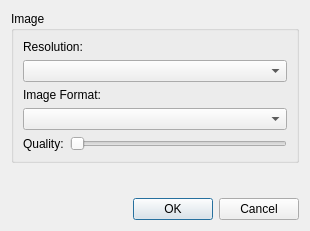
<?xml version="1.0" encoding="UTF-8"?>
<ui version="4.0">
 <class>ImageSettingsUi</class>
 <widget class="QDialog" name="ImageSettingsUi">
  <property name="geometry">
   <rect>
    <x>0</x>
    <y>0</y>
    <width>310</width>
    <height>231</height>
   </rect>
  </property>
  <property name="windowTitle">
   <string>Image Settings</string>
  </property>
  <layout class="QGridLayout" name="gridLayout">
   <item row="0" column="0">
    <widget class="QGroupBox" name="groupBox_2">
     <property name="title">
      <string>Image</string>
     </property>
     <layout class="QGridLayout" name="gridLayout_2">
      <item row="0" column="0" colspan="2">
       <widget class="QLabel" name="label_8">
        <property name="text">
         <string>Resolution:</string>
        </property>
       </widget>
      </item>
      <item row="1" column="0" colspan="2">
       <widget class="QComboBox" name="imageResolutionBox"/>
      </item>
      <item row="2" column="0" colspan="2">
       <widget class="QLabel" name="label_6">
        <property name="text">
         <string>Image Format:</string>
        </property>
       </widget>
      </item>
      <item row="3" column="0" colspan="2">
       <widget class="QComboBox" name="imageCodecBox"/>
      </item>
      <item row="4" column="0">
       <widget class="QLabel" name="label_7">
        <property name="text">
         <string>Quality:</string>
        </property>
       </widget>
      </item>
      <item row="4" column="1">
       <widget class="QSlider" name="imageQualitySlider">
        <property name="maximum">
         <number>4</number>
        </property>
        <property name="orientation">
         <enum>Qt::Horizontal</enum>
        </property>
       </widget>
      </item>
     </layout>
    </widget>
   </item>
   <item row="1" column="0">
    <spacer name="verticalSpacer">
     <property name="orientation">
      <enum>Qt::Vertical</enum>
     </property>
     <property name="sizeHint" stdset="0">
      <size>
       <width>20</width>
       <height>14</height>
      </size>
     </property>
    </spacer>
   </item>
   <item row="2" column="0">
    <widget class="QDialogButtonBox" name="buttonBox">
     <property name="orientation">
      <enum>Qt::Horizontal</enum>
     </property>
     <property name="standardButtons">
      <set>QDialogButtonBox::Cancel|QDialogButtonBox::Ok</set>
     </property>
    </widget>
   </item>
  </layout>
 </widget>
 <resources/>
 <connections/>
</ui>
